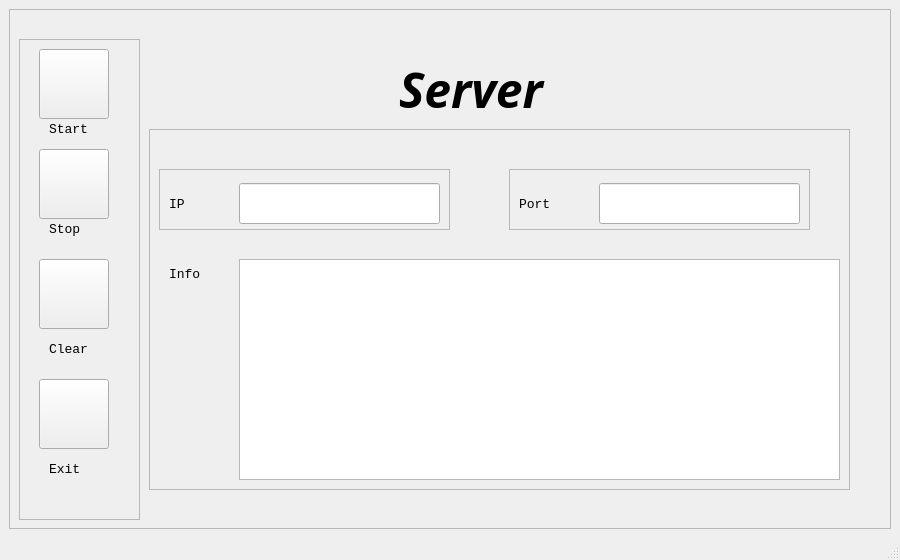
<?xml version="1.0" encoding="UTF-8"?>
<ui version="4.0">
 <class>MainWindow</class>
 <widget class="QMainWindow" name="MainWindow">
  <property name="geometry">
   <rect>
    <x>0</x>
    <y>0</y>
    <width>900</width>
    <height>560</height>
   </rect>
  </property>
  <property name="windowTitle">
   <string>MainWindow</string>
  </property>
  <property name="styleSheet">
   <string notr="true"/>
  </property>
  <widget class="QWidget" name="centralwidget">
   <layout class="QGridLayout" name="gridLayout_2">
    <item row="0" column="0">
     <widget class="QFrame" name="frame_total">
      <property name="frameShape">
       <enum>QFrame::StyledPanel</enum>
      </property>
      <property name="frameShadow">
       <enum>QFrame::Raised</enum>
      </property>
      <widget class="QFrame" name="frame_buttons">
       <property name="geometry">
        <rect>
         <x>10</x>
         <y>30</y>
         <width>121</width>
         <height>481</height>
        </rect>
       </property>
       <property name="frameShape">
        <enum>QFrame::StyledPanel</enum>
       </property>
       <property name="frameShadow">
        <enum>QFrame::Raised</enum>
       </property>
       <widget class="QPushButton" name="start_button">
        <property name="geometry">
         <rect>
          <x>20</x>
          <y>10</y>
          <width>70</width>
          <height>70</height>
         </rect>
        </property>
        <property name="styleSheet">
         <string notr="true">border-image: url(source/icon/Start.png);</string>
        </property>
        <property name="text">
         <string/>
        </property>
       </widget>
       <widget class="QLabel" name="start_label">
        <property name="geometry">
         <rect>
          <x>30</x>
          <y>70</y>
          <width>81</width>
          <height>41</height>
         </rect>
        </property>
        <property name="font">
         <font>
          <family>Consolas</family>
          <pointsize>10</pointsize>
         </font>
        </property>
        <property name="text">
         <string>Start</string>
        </property>
        <property name="textFormat">
         <enum>Qt::RichText</enum>
        </property>
       </widget>
       <widget class="QPushButton" name="stop_button">
        <property name="geometry">
         <rect>
          <x>20</x>
          <y>110</y>
          <width>70</width>
          <height>70</height>
         </rect>
        </property>
        <property name="styleSheet">
         <string notr="true">border-image: url(source/icon/Stop.png);</string>
        </property>
        <property name="text">
         <string/>
        </property>
       </widget>
       <widget class="QLabel" name="stop_label">
        <property name="geometry">
         <rect>
          <x>30</x>
          <y>170</y>
          <width>81</width>
          <height>41</height>
         </rect>
        </property>
        <property name="font">
         <font>
          <family>Consolas</family>
          <pointsize>10</pointsize>
         </font>
        </property>
        <property name="text">
         <string>Stop</string>
        </property>
        <property name="textFormat">
         <enum>Qt::RichText</enum>
        </property>
       </widget>
       <widget class="QPushButton" name="clear_button">
        <property name="geometry">
         <rect>
          <x>20</x>
          <y>220</y>
          <width>70</width>
          <height>70</height>
         </rect>
        </property>
        <property name="styleSheet">
         <string notr="true">border-image: url(source/icon/Clear.png);</string>
        </property>
        <property name="text">
         <string/>
        </property>
       </widget>
       <widget class="QLabel" name="clear_label">
        <property name="geometry">
         <rect>
          <x>30</x>
          <y>290</y>
          <width>81</width>
          <height>41</height>
         </rect>
        </property>
        <property name="font">
         <font>
          <family>Consolas</family>
          <pointsize>10</pointsize>
         </font>
        </property>
        <property name="text">
         <string>Clear</string>
        </property>
        <property name="textFormat">
         <enum>Qt::RichText</enum>
        </property>
       </widget>
       <widget class="QPushButton" name="exit_button">
        <property name="geometry">
         <rect>
          <x>20</x>
          <y>340</y>
          <width>70</width>
          <height>70</height>
         </rect>
        </property>
        <property name="styleSheet">
         <string notr="true">border-image: url(source/icon/Exit.png);</string>
        </property>
        <property name="text">
         <string/>
        </property>
       </widget>
       <widget class="QLabel" name="exit_label">
        <property name="geometry">
         <rect>
          <x>30</x>
          <y>410</y>
          <width>81</width>
          <height>41</height>
         </rect>
        </property>
        <property name="font">
         <font>
          <family>Consolas</family>
          <pointsize>10</pointsize>
         </font>
        </property>
        <property name="text">
         <string>Exit</string>
        </property>
        <property name="textFormat">
         <enum>Qt::RichText</enum>
        </property>
       </widget>
      </widget>
      <widget class="QFrame" name="frame_info">
       <property name="geometry">
        <rect>
         <x>140</x>
         <y>120</y>
         <width>701</width>
         <height>361</height>
        </rect>
       </property>
       <property name="frameShape">
        <enum>QFrame::StyledPanel</enum>
       </property>
       <property name="frameShadow">
        <enum>QFrame::Raised</enum>
       </property>
       <widget class="QTextBrowser" name="info">
        <property name="geometry">
         <rect>
          <x>90</x>
          <y>130</y>
          <width>601</width>
          <height>221</height>
         </rect>
        </property>
        <property name="font">
         <font>
          <family>Consolas</family>
          <pointsize>10</pointsize>
         </font>
        </property>
       </widget>
       <widget class="QFrame" name="frame_ip">
        <property name="geometry">
         <rect>
          <x>10</x>
          <y>40</y>
          <width>291</width>
          <height>61</height>
         </rect>
        </property>
        <property name="frameShape">
         <enum>QFrame::StyledPanel</enum>
        </property>
        <property name="frameShadow">
         <enum>QFrame::Raised</enum>
        </property>
        <widget class="QLineEdit" name="ip_edit">
         <property name="geometry">
          <rect>
           <x>80</x>
           <y>14</y>
           <width>201</width>
           <height>41</height>
          </rect>
         </property>
         <property name="font">
          <font>
           <family>Consolas</family>
           <pointsize>10</pointsize>
          </font>
         </property>
        </widget>
        <widget class="QLabel" name="ip_label">
         <property name="geometry">
          <rect>
           <x>10</x>
           <y>10</y>
           <width>41</width>
           <height>51</height>
          </rect>
         </property>
         <property name="font">
          <font>
           <family>Consolas</family>
           <pointsize>10</pointsize>
          </font>
         </property>
         <property name="styleSheet">
          <string notr="true">
</string>
         </property>
         <property name="text">
          <string>IP</string>
         </property>
        </widget>
       </widget>
       <widget class="QFrame" name="frame_port">
        <property name="geometry">
         <rect>
          <x>360</x>
          <y>40</y>
          <width>301</width>
          <height>61</height>
         </rect>
        </property>
        <property name="frameShape">
         <enum>QFrame::StyledPanel</enum>
        </property>
        <property name="frameShadow">
         <enum>QFrame::Raised</enum>
        </property>
        <widget class="QLineEdit" name="port_edit">
         <property name="geometry">
          <rect>
           <x>90</x>
           <y>14</y>
           <width>201</width>
           <height>41</height>
          </rect>
         </property>
         <property name="font">
          <font>
           <family>Consolas</family>
           <pointsize>10</pointsize>
          </font>
         </property>
        </widget>
        <widget class="QLabel" name="port_label">
         <property name="geometry">
          <rect>
           <x>10</x>
           <y>10</y>
           <width>51</width>
           <height>51</height>
          </rect>
         </property>
         <property name="font">
          <font>
           <family>Consolas</family>
           <pointsize>10</pointsize>
          </font>
         </property>
         <property name="text">
          <string>Port</string>
         </property>
        </widget>
       </widget>
       <widget class="QLabel" name="info_label">
        <property name="geometry">
         <rect>
          <x>20</x>
          <y>120</y>
          <width>51</width>
          <height>51</height>
         </rect>
        </property>
        <property name="font">
         <font>
          <family>Consolas</family>
          <pointsize>10</pointsize>
         </font>
        </property>
        <property name="text">
         <string>Info</string>
        </property>
       </widget>
      </widget>
      <widget class="QLabel" name="label">
       <property name="geometry">
        <rect>
         <x>390</x>
         <y>40</y>
         <width>211</width>
         <height>81</height>
        </rect>
       </property>
       <property name="font">
        <font>
         <family>Baskerville Old Face</family>
         <pointsize>36</pointsize>
         <weight>75</weight>
         <italic>true</italic>
         <bold>true</bold>
         <underline>false</underline>
        </font>
       </property>
       <property name="text">
        <string>Server</string>
       </property>
      </widget>
     </widget>
    </item>
   </layout>
  </widget>
  <widget class="QMenuBar" name="menubar">
   <property name="geometry">
    <rect>
     <x>0</x>
     <y>0</y>
     <width>900</width>
     <height>30</height>
    </rect>
   </property>
  </widget>
  <widget class="QStatusBar" name="statusbar"/>
 </widget>
 <resources>
  <include location="source/rcc.qrc"/>
 </resources>
 <connections>
  <connection>
   <sender>clear_button</sender>
   <signal>clicked()</signal>
   <receiver>info</receiver>
   <slot>clear()</slot>
   <hints>
    <hint type="sourcelabel">
     <x>77</x>
     <y>327</y>
    </hint>
    <hint type="destinationlabel">
     <x>563</x>
     <y>443</y>
    </hint>
   </hints>
  </connection>
  <connection>
   <sender>exit_button</sender>
   <signal>clicked()</signal>
   <receiver>MainWindow</receiver>
   <slot>close()</slot>
   <hints>
    <hint type="sourcelabel">
     <x>77</x>
     <y>447</y>
    </hint>
    <hint type="destinationlabel">
     <x>449</x>
     <y>299</y>
    </hint>
   </hints>
  </connection>
 </connections>
</ui>
